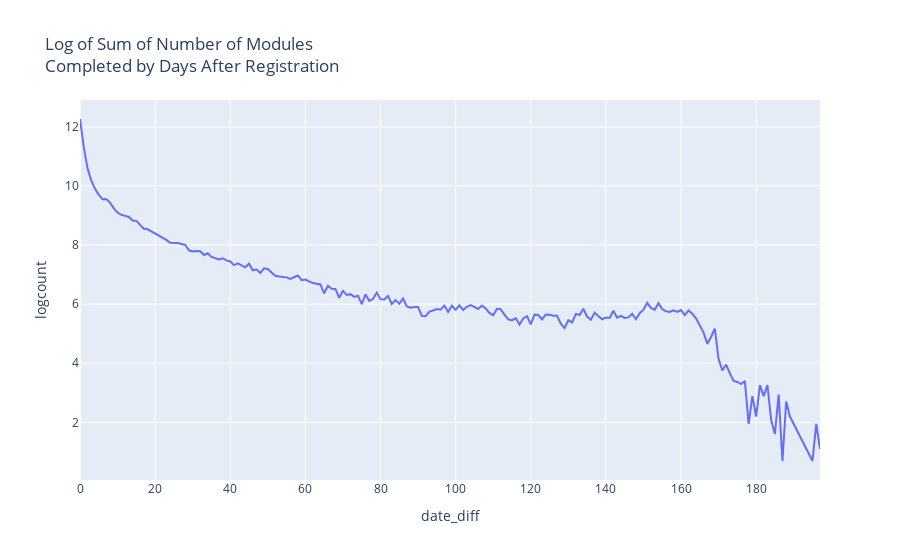

Here is the notebook cell this chart was saved with:
### Code cell
fig_sum_mod = px.line(datemod, x = 'date_diff', y = 'logcount', 
                      title = 'Log of Sum of Number of Modules <br>Completed by Days After Registration')

fig_sum_mod.show()

### Figure 1 — Plotly figure (JSON) as saved in the notebook; plotly's stock layout.template omitted (floating-point values rounded to 4 significant figures; data arrays with more than 128 entries replaced by an {"elided": "..."} marker saying what was removed)
{"data": [{"hovertemplate": "date_diff=%{x}<br>logcount=%{y}<extra></extra>", "legendgroup": "", "line": {"color": "#636efa", "dash": "solid"}, "mode": "lines", "name": "", "showlegend": false, "type": "scatter", "x": {"elided": "194 int values"}, "xaxis": "x", "y": {"elided": "194 float values"}, "yaxis": "y"}], "layout": {"legend": {"tracegroupgap": 0}, "title": {"text": "Log of Sum of Number of Modules <br>Completed by Days After Registration"}, "xaxis": {"anchor": "y", "domain": [0, 1], "title": {"text": "date_diff"}}, "yaxis": {"anchor": "x", "domain": [0, 1], "title": {"text": "logcount"}}}}
